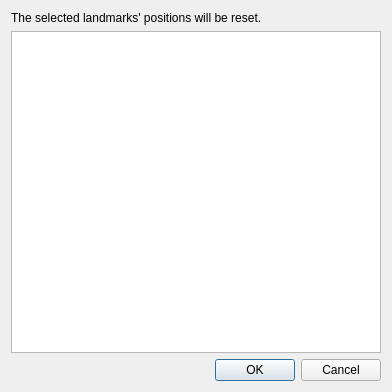
<?xml version="1.0" encoding="UTF-8"?>
<ui version="4.0">
 <class>LandmarksCheckDialog</class>
 <widget class="QDialog" name="LandmarksCheckDialog">
  <property name="geometry">
   <rect>
    <x>0</x>
    <y>0</y>
    <width>388</width>
    <height>392</height>
   </rect>
  </property>
  <property name="windowTitle">
   <string>Dialog</string>
  </property>
  <property name="modal">
   <bool>true</bool>
  </property>
  <layout class="QVBoxLayout" name="verticalLayout">
   <property name="sizeConstraint">
    <enum>QLayout::SetMinimumSize</enum>
   </property>
   <item>
    <widget class="QLabel" name="label">
     <property name="text">
      <string>The selected landmarks' positions will be reset.</string>
     </property>
     <property name="wordWrap">
      <bool>false</bool>
     </property>
    </widget>
   </item>
   <item>
    <widget class="QTableWidget" name="table">
     <property name="sizePolicy">
      <sizepolicy hsizetype="Preferred" vsizetype="Preferred">
       <horstretch>0</horstretch>
       <verstretch>1</verstretch>
      </sizepolicy>
     </property>
     <property name="minimumSize">
      <size>
       <width>370</width>
       <height>320</height>
      </size>
     </property>
    </widget>
   </item>
   <item>
    <widget class="QDialogButtonBox" name="buttonBox">
     <property name="sizePolicy">
      <sizepolicy hsizetype="Preferred" vsizetype="Preferred">
       <horstretch>0</horstretch>
       <verstretch>0</verstretch>
      </sizepolicy>
     </property>
     <property name="orientation">
      <enum>Qt::Horizontal</enum>
     </property>
     <property name="standardButtons">
      <set>QDialogButtonBox::Cancel|QDialogButtonBox::Ok</set>
     </property>
    </widget>
   </item>
  </layout>
 </widget>
 <resources/>
 <connections>
  <connection>
   <sender>buttonBox</sender>
   <signal>accepted()</signal>
   <receiver>LandmarksCheckDialog</receiver>
   <slot>accept()</slot>
   <hints>
    <hint type="sourcelabel">
     <x>248</x>
     <y>254</y>
    </hint>
    <hint type="destinationlabel">
     <x>157</x>
     <y>274</y>
    </hint>
   </hints>
  </connection>
  <connection>
   <sender>buttonBox</sender>
   <signal>rejected()</signal>
   <receiver>LandmarksCheckDialog</receiver>
   <slot>reject()</slot>
   <hints>
    <hint type="sourcelabel">
     <x>316</x>
     <y>260</y>
    </hint>
    <hint type="destinationlabel">
     <x>286</x>
     <y>274</y>
    </hint>
   </hints>
  </connection>
 </connections>
</ui>
